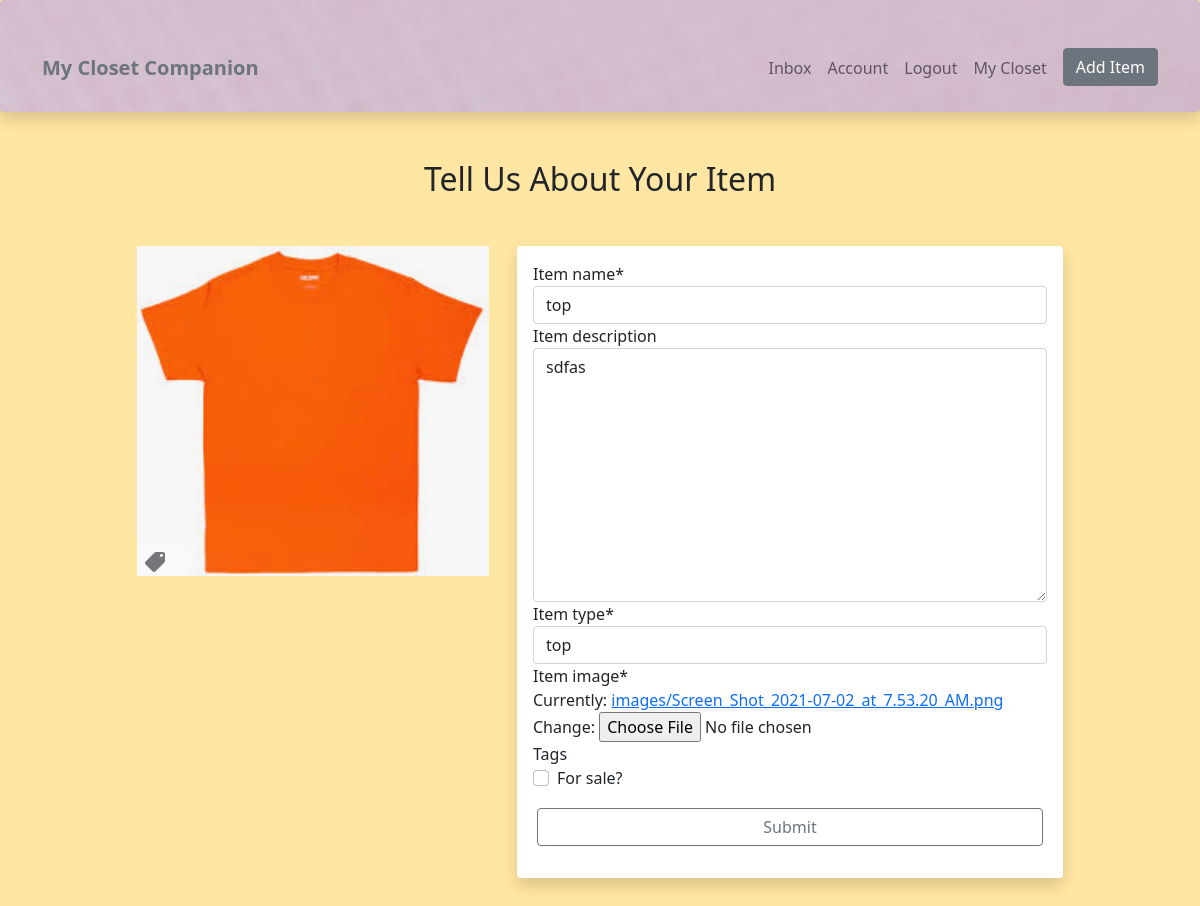
Page /wardrobe/update-item/aa0267ab-82bf-4630-956a-905b52095f80/ (signed in) on the earlier database version.
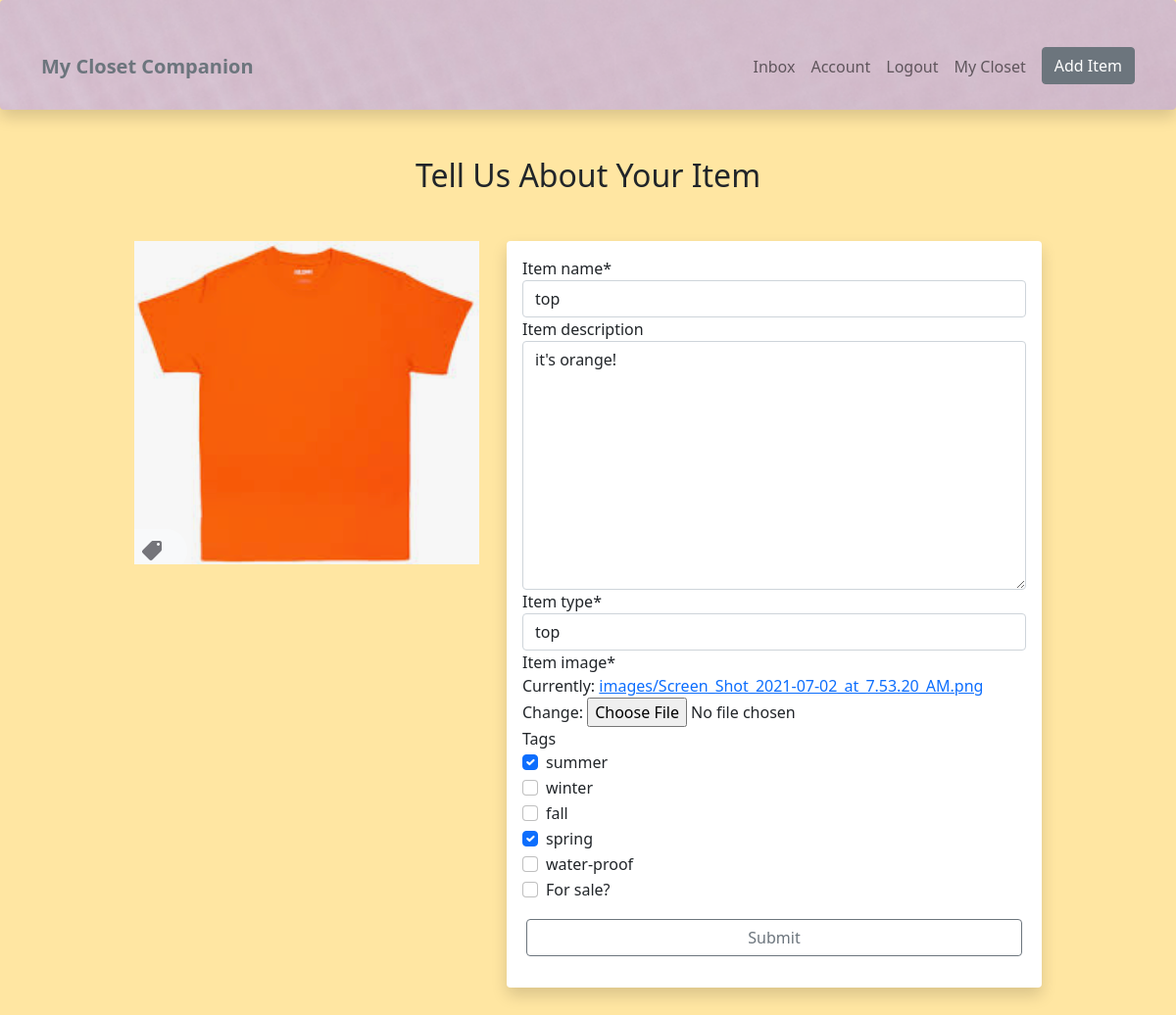
Same page on the later database version.
### wardrobe/models.py (models this page shows, shortened)
class Item(models.Model):
    top = 'top'
    bottom = 'bottom'
    dress = 'dress'
    shoe = 'shoe'
    coat = 'coat'
    handbag = 'handbag'
    other = 'other'
    item_type = [
        (top, 'top'),
        (bottom, 'bottom'),
        (dress, 'dress'),
        (shoe, 'shoe'),
        (coat, 'coat'),
        (handbag, 'handbag'),
        (other, 'other'),
    ]
    owner = models.ForeignKey(Profile, null=True, blank=True, on_delete=models.CASCADE)
    name = models.CharField(max_length=100)
    description = models.TextField(max_length=300, blank=True, null=True)
    type = models.CharField(max_length=100, choices = item_type, default=shoe)
    image = models.ImageField(upload_to="images", default='itemdefault.jpg')
    sell = models.BooleanField(default=False)
    tags = models.ManyToManyField('Tag', blank=True)
    created = models.DateTimeField(auto_now_add=True)
    id = models.UUIDField(default=uuid.uuid4, unique=True, primary_key=True, editable=False)

class Tag(models.Model):
    name = models.CharField(max_length=100)
    created = models.DateTimeField(auto_now_add=True)
    id = models.UUIDField(default=uuid.uuid4, unique=True, primary_key=True, editable=False)
    def __str__(self):
        return self.name

### wardrobe/views.py (the view)
# urls.py: path('update-item/<str:pk>/', views.updateItem, name='update-item'),
@login_required(login_url="login")
def updateItem(request, pk):
    page = 'update'
    profile = request.user.profile
    item = profile.item_set.get(id=pk)
    form = ItemForm(instance=item)
    if request.method == 'POST':
        form = ItemForm(request.POST, request.FILES, instance=item)
        if form.is_valid():
            item = form.save()
            return redirect('items')
    context = {'page': page, 'form': form, 'item': item}
    return render(request, 'wardrobe/item_form.html', context)

### wardrobe/forms.py
class ItemForm(ModelForm):
    class Meta:
        model = Item
        fields = ['name', 'description', 'type', 'image', 'tags', 'sell']
        labels = {
            'name': 'Item name',
            'description': 'Item description',
            'type': 'Item type',
            'image': 'Item image',
            'sell': 'For sale?'
        }
        widgets = {
            'tags': forms.CheckboxSelectMultiple(),
        }

### wardrobe/templates/wardrobe/item_form.html (shortened to what this page needs)
{% extends 'main.html' %}
{% load crispy_forms_tags %}
{% block content %}
<div class="container-lg">
  <div class="text-center">
    <h2>Tell Us About Your Item</h2>
  </div>
  <div class="row justify-content-center my-5">
    {% if page == 'update' %}
    <div class="col-lg-4 mb-5">
      <img src="{{item.image.url }}" class="img-fluid" alt="item">
    </div>
    {% endif %}
    <div class="col-lg-6">
      <form class="shadow p-3 mb-5 bg-body rounded" action="" method="POST" enctype="multipart/form-data">
        {{ form|crispy }}
        <div class="row justify-content-center p-3">
          <button class="btn btn-outline-secondary" type="submit" value="Submit!">Submit</button>
        </div>
      </form>
    </div>
  </div>
</div>
{% endblock %}

Differences in the rows shown:
changed Item "top": description "sdfas" → "it's orange!"
Other differences:
form field tags: (not shown) → "☑ ☐ ☐ ☑ ☐"
text no longer shown: "Item name * Item description Item type * Item image * Currently: images/Screen_Shot_2021-07-02_at_7.53.20_AM.png Change: Tags For sale?"
text now shown: "Item name * Item description Item type * Item image * Currently: images/Screen_Shot_2021-07-02_at_7.53.20_AM.png Change: Tags summer winter fall spring water-proof For sale?"
